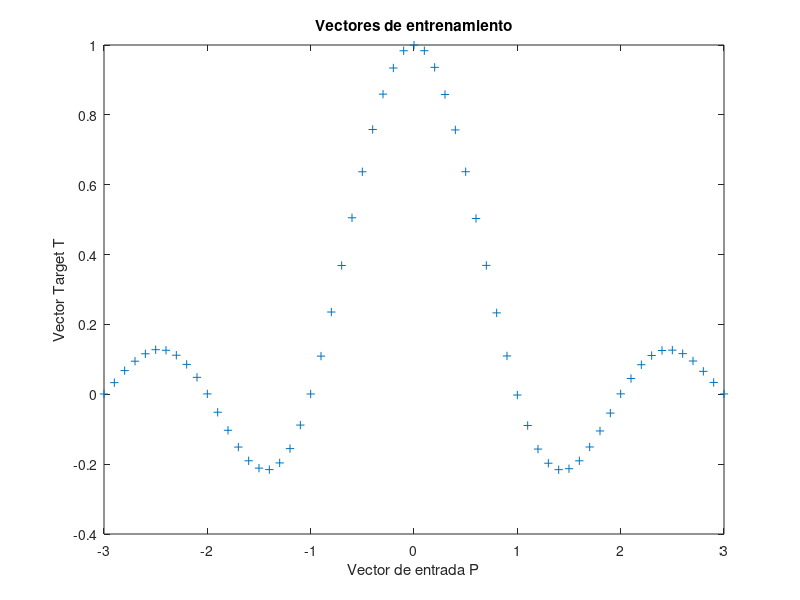

MATLAB code to generate this figure: (Note: this script raises an error after producing the figure.)
%{
Ejercicio 2. Aproximación de funciones
Una de las aplicaciones inmediatas de las redes neuronales es la 
aproximación de funciones. Paraello, Matlab dispone de una red optimizada, 
fitnet, con la que se trabajará en este ejercicio. El objetivo en este 
caso es aproximar la función f = sinc(t) tal y como se muestra a continuación:
%}

clear all; close all;

%%%%%%%%%%%%%%%%%%%%%%%%%%%%%%%%%%%%%%%%%%%%%%%%%%%%%%%%%%%%%%%
% APROXIMACIÓN DE FUNCIONES 
%%%%%%%%%%%%%%%%%%%%%%%%%%%%%%%%%%%%%%%%%%%%%%%%%%%%%%%%%%%%%%%

% DEFINICIÓN DE LOS VECTORES DE ENTRADA-SALIDA 
% ============================================
t = -3:.1:3; % eje de tiempo
F = sinc(t)+.001*randn(size(t)); % función que se desea aproximar

figure('Name','Función a aproximar','NumberTitle','off') %Titulo de la ventana
plot(t,F,'+');
title('Vectores de entrenamiento');
xlabel('Vector de entrada P');
ylabel('Vector Target T');

% Estudie los efectos sobre la solución final de modificar el método de 
% entrenamiento (consulte la ayuda de Matlab y pruebe 4 métodos diferentes) 
% y el número de neuronas de la capa oculta.

%{
Métodos de entrenamiento utilizados:

-trainRP: Resilient Backpropagation (el predeterminado)
-trainLM: Levenberg-Marquardt
-trainBFG: BFGS  Quasi-Newton
-trainGD: Gradient Descent
%}

%% TRAINRP
% ==================
hiddenLayerSize = 1; % número de neuronas en la capa oculta

netRP = fitnet(hiddenLayerSize,'trainrp');

%Dividir los datos
netRP.divideParam.trainRatio = 70/100;
netRP.divideParam.valRatio = 15/100;
netRP.divideParam.testRatio = 15/100;
netRP = train(netRP,t,F);
YRP=netRP(t);

figure('Name','TRAINRP','NumberTitle','off') %Titulo de la ventana
plot(t,F,'+'); hold on;
plot(t,YRP,'-r'); hold off;
title('Resilient Backpropagation');
subtitle('Vectores de entrenamiento'); 
xlabel('Vector de entrada P'); 
ylabel('Vector Target T');

%% TRAINLM
% ==================
hiddenLayerSize = 1; % número de neuronas en la capa oculta

netLM = fitnet(hiddenLayerSize,'trainlm');

%Dividir los datos
netLM.divideParam.trainRatio = 70/100;
netLM.divideParam.valRatio = 15/100;
netLM.divideParam.testRatio = 15/100;
netLM = train(netLM,t,F);
YLM=netLM(t);

figure('Name','TRAINLM','NumberTitle','off') %Titulo de la ventana
plot(t,F,'+'); hold on;
plot(t,YLM,'-r'); hold off;
title('Levenberg-Marquardt');
subtitle('Vectores de entrenamiento'); 
xlabel('Vector de entrada P'); 
ylabel('Vector Target T');

%% TRAINBFG
% ==================
hiddenLayerSize = 1; % número de neuronas en la capa oculta

netBFG = fitnet(hiddenLayerSize,'trainbfg');

%Dividir los datos
netBFG.divideParam.trainRatio = 70/100;
netBFG.divideParam.valRatio = 15/100;
netBFG.divideParam.testRatio = 15/100;
netBFG = train(netBFG,t,F);
YBFG=netBFG(t);

figure('Name','TRAINBFG','NumberTitle','off') %Titulo de la ventana
plot(t,F,'+'); hold on;
plot(t,YBFG,'-r'); hold off;
title('BFGS  Quasi-Newton');
subtitle('Vectores de entrenamiento'); 
xlabel('Vector de entrada P'); 
ylabel('Vector Target T');

%% TRAINGD
% ==================
hiddenLayerSize = 1; % número de neuronas en la capa oculta

netGD = fitnet(hiddenLayerSize,'traingd');

%Dividir los datos
netGD.divideParam.trainRatio = 70/100;
netGD.divideParam.valRatio = 15/100;
netGD.divideParam.testRatio = 15/100;
netGD = train(netGD,t,F);
YGD=netGD(t);

figure('Name','TRAINGD','NumberTitle','off') %Titulo de la ventana
plot(t,F,'+'); hold on;
plot(t,YGD,'-r'); hold off;
title('Gradient Descent');
subtitle('Vectores de entrenamiento');  
xlabel('Vector de entrada P'); 
ylabel('Vector Target T');